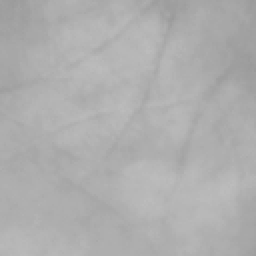
#> input picture Palmprint/training/004-1.bmp, 128 x 128 px (shown 2 times larger)
$ python -i texture.py   (imports and definitions only)
#> lines starting #> are read from the running program, lines starting #| are printed output that depends on the picture; after the words box and inside, x2 and y2 are one past the last pixel; in counts of white or black regions, pixels touching at a corner belong together

import matplotlib.pyplot as plt
from matplotlib.pyplot import imread
from skimage import morphology
import numpy as np
import glob
import os
import cv2


class Palm_Graph():
    def __init__(self, train, test):
        assert (np.array(train).shape == np.array(test).shape)
        self.train = train
        self.test = test
        self.rows, self.cols = train[0].shape


def Low_pass_Gausian_process(img, D0):
    rows, cols = img.shape
    mask = np.zeros((rows, cols))
    Locx = np.array(list(range(cols)) * rows).reshape([rows, cols])
    Locy = np.transpose((np.array(list(range(rows)) * cols).reshape([cols, rows])))
    D = np.sqrt((Locx - cols / 2) ** 2 + (Locy - rows / 2) ** 2)
    mask = np.exp(-D ** 2 / D0 ** 2 / 2)

    f1 = np.fft.fft2(img)
    f1shift = np.fft.fftshift(f1)
    f1shift = f1shift * mask
    f2shift = np.fft.ifftshift(f1shift)
    img_new = np.fft.ifft2(f2shift)
    img_new = np.abs(img_new)

    return img_new


class gabor():
    def __init__(self, R, C, n_orientation, scale):
        self.R = R
        self.C = C
        self.n_orientarion = n_orientation
        self.scale = scale
        self.orientation = np.array([u * np.pi / n_orientation for u in range(1, n_orientation + 1)])
        self.gabor_filters_sets = [gabor_wavelet(R, C, u, scale, n_orientation) for u in range(1, n_orientation + 1)]

    def filtering(self, img):

        graphs = np.array([cv2.filter2D(img, -1, np.real(gw)) for gw in self.gabor_filters_sets])
        return graphs

    def plot_filters(self, n_scale):
        gabor_filters = []
        fig = plt.figure()
        for v in range(1, n_scale + 1):
            for u in range(1, self.n_orientarion + 1):
                gw = gabor_wavelet(self.R, self.C, u, v, self.n_orientarion)
                fig.add_subplot(n_scale, self.n_orientarion, self.n_orientarion * (v - 1) + u)
                plt.imshow(np.real(gw), cmap='gray')
        plt.show()


def gabor_wavelet(rows, cols, orientation, scale, n_orientation):
    kmax = np.pi / 2
    f = np.sqrt(2)
    delt2 = (2 * np.pi) ** 2
    k = (kmax / (f ** scale)) * np.exp(1j * orientation * np.pi / n_orientation / 2)
    kn2 = np.abs(k) ** 2
    gw = np.zeros((rows, cols), np.complex128)

    for m in range(int(-rows / 2) + 1, int(rows / 2) + 1):
        for n in range(int(-cols / 2) + 1, int(cols / 2) + 1):
            t1 = np.exp(-0.5 * kn2 * (m ** 2 + n ** 2) / delt2)
            t2 = np.exp(1j * (np.real(k) * m + np.imag(k) * n))
            t3 = np.exp(-0.5 * delt2)
            gw[int(m + rows / 2 - 1), int(n + cols / 2 - 1)] = (kn2 / delt2) * t1 * (t2 - t3)

    return gw


def get_data(number):
    number = str(number)
    train_files = sorted(glob.glob(os.path.join(train_data_path, number.zfill(3) + '*.bmp')))
    test_files = sorted(glob.glob(os.path.join(test_data_path, number.zfill(3) + '*.bmp')))
    train_data = [imread(graph) for graph in train_files]
    test_data = [imread(graph) for graph in test_files]
    palm = Palm_Graph(train_data, test_data)
    return palm


def LOG_preprocess(img, R0=40, ksize=5):
    AfterGaussian = np.uint8(Low_pass_Gausian_process(img, R0))
    processed = cv2.Laplacian(AfterGaussian, -1, ksize=ksize)
    img = cv2.equalizeHist(img)
    return processed
def process(img):
    img = LOG_preprocess(img)

    After_gabor = []

    for i, gw in enumerate(gabor_filters):
        element = cv2.filter2D(img, -1, np.real(gw))
        After_gabor.append(element)

    Two_value = []
    #     fig = plt.figure(dpi=150)
    for i, line in enumerate(After_gabor):
        _, TW = cv2.threshold(line, 0, 255, cv2.THRESH_BINARY | cv2.THRESH_OTSU)

        kernel = np.ones((2, 2), np.uint8)
        TW = cv2.erode(TW, kernel)

        Two_value.append(TW)
    con = []
    for i in Two_value:
        conective = morphology.remove_small_objects(i > 0, min_size=40, connectivity=1)
        con.append(conective)

    line = (np.sum(con, axis=0) / len(con))

    return line

train_data_path='./Palmprint/training'
test_data_path='./Palmprint/testing'
n_orientation=6
scale=2
GA = gabor(10,10,n_orientation,scale)
gabor_filters = GA.gabor_filters_sets
# [1 line not run here, left out]

# [1 line that did not run here, left out]
# [1 line that did not run here, left out]
# [1 line that did not run here, left out]
# [1 line that did not run here, left out]
# [1 line that did not run here, left out]
# [1 line that did not run here, left out]

# [7 lines not run here, left out]

# [1 line that did not run here, left out]
fig = plt.figure(dpi=70)
# [3 lines not run here, left out]
# %%

>>> import cv2
>>> picture = cv2.imread('Palmprint/training/004-1.bmp', cv2.IMREAD_GRAYSCALE)
#> picture is the input picture: shape (128, 128); min 154, max 188, mean 174.2
>>> result = process(picture)
#> in LOG_preprocess, `processed = cv2.Laplacian(AfterGaussian, -1, ksize=ksize)`:
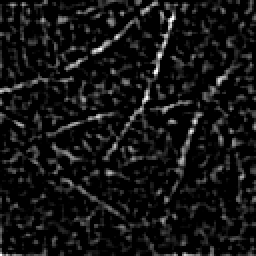
#> processed: shape (128, 128) (shown 2 times larger); min 0, max 255, mean 19.8
#> in LOG_preprocess, `img = cv2.equalizeHist(img)`:
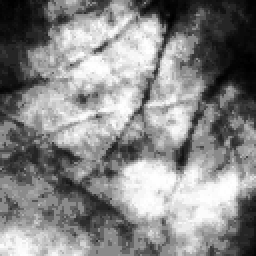
#> img: shape (128, 128) (shown 2 times larger); min 0, max 255, mean 134.7
#> the loop in process, `for i, gw in enumerate(gabor_filters):` made 6 passes
#> pass 1, in process, `element = cv2.filter2D(img, -1, np.real(gw))`:
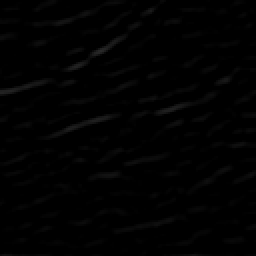
#> element: shape (128, 128) (shown 2 times larger); min 0, max 41, mean 1.7
#> after the loop in process, `for i, gw in enumerate(gabor_filters):`: After_gabor = 6 items
#> the loop in process, `for i, line in enumerate(After_gabor):` made 6 passes
#> pass 1, in process, `_, TW = cv2.threshold(line, 0, 255, cv2.THRESH_BINARY | cv2.THRESH_OTSU)`:
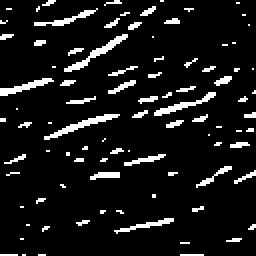
#> TW: shape (128, 128) (shown 2 times larger); 8.7% white in thin lines or dots
#> pass 2, in process, `TW = cv2.erode(TW, kernel)`:
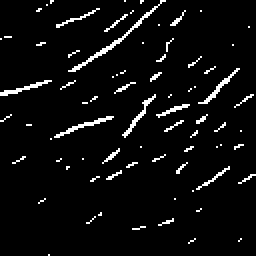
#> TW: shape (128, 128) (shown 2 times larger); 4.8% white in thin lines or dots
#> the loop in process, `for i in Two_value:` made 6 passes
#> pass 3, in process, `conective = morphology.remove_small_objects(i > 0, min_size=40, connec..`:
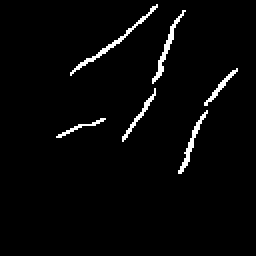
#> conective: shape (128, 128) bool (shown 2 times larger); 2.7% white in thin lines or dots, all inside (x1, y1, x2, y2) = (28, 2, 119, 87)
#> in process, `line = (np.sum(con, axis=0) / len(con))`:
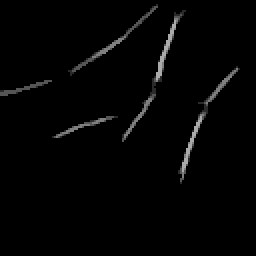
#> line: shape (128, 128) float64 (shown 2 times larger); min 0, max 0.667, mean 0.015

$ run again, on Palmprint/training/021-2.bmp
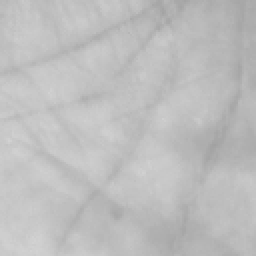
#> input picture Palmprint/training/021-2.bmp, 128 x 128 px (shown 2 times larger)
#> picture is the input picture: shape (128, 128); min 161, max 210, mean 189.8
#> after the loop in process, `for i, gw in enumerate(gabor_filters):`: After_gabor = 6 items
#> the loop in process, `for i, line in enumerate(After_gabor):` made 6 passes
#> pass 1, in process, `_, TW = cv2.threshold(line, 0, 255, cv2.THRESH_BINARY | cv2.THRESH_OTSU)`:
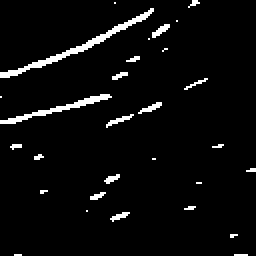
#> TW: shape (128, 128) (shown 2 times larger); 4.2% white in thin lines or dots
#> the loop in process, `for i in Two_value:` made 6 passes
#> in process, `line = (np.sum(con, axis=0) / len(con))`:
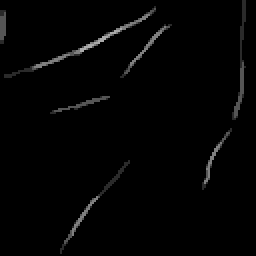
#> line: shape (128, 128) float64 (shown 2 times larger); min 0, max 0.667, mean 0.0137

$ run again, on Palmprint/training/064-2.bmp
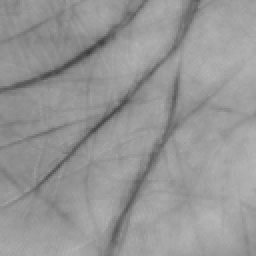
#> input picture Palmprint/training/064-2.bmp, 128 x 128 px (shown 2 times larger)
#> picture is the input picture: shape (128, 128); min 60, max 182, mean 149.8
#> after the loop in process, `for i, gw in enumerate(gabor_filters):`: After_gabor = 6 items
#> the loop in process, `for i, line in enumerate(After_gabor):` made 6 passes
#> pass 1, in process, `_, TW = cv2.threshold(line, 0, 255, cv2.THRESH_BINARY | cv2.THRESH_OTSU)`:
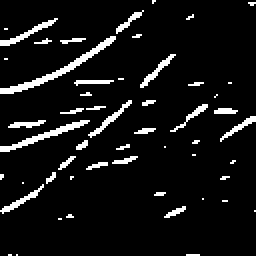
#> TW: shape (128, 128) (shown 2 times larger); 7.5% white in thin lines or dots
#> the loop in process, `for i in Two_value:` made 6 passes
#> in process, `line = (np.sum(con, axis=0) / len(con))`:
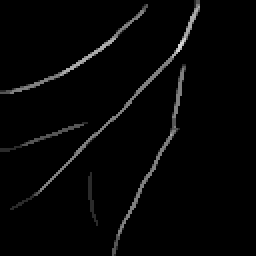
#> line: shape (128, 128) float64 (shown 2 times larger); min 0, max 0.833, mean 0.0215

$ run again, on Palmprint/training/086-2.bmp
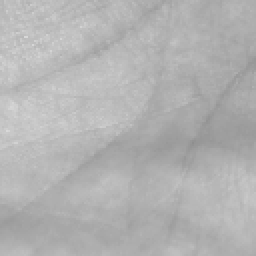
#> input picture Palmprint/training/086-2.bmp, 128 x 128 px (shown 2 times larger)
#> picture is the input picture: shape (128, 128); min 142, max 217, mean 178.4
#> after the loop in process, `for i, gw in enumerate(gabor_filters):`: After_gabor = 6 items
#> the loop in process, `for i, line in enumerate(After_gabor):` made 6 passes
#> the loop in process, `for i in Two_value:` made 6 passes
#> in process, `line = (np.sum(con, axis=0) / len(con))`:
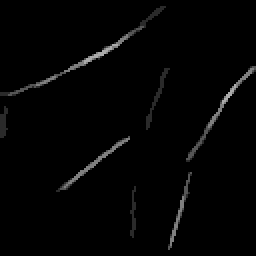
#> line: shape (128, 128) float64 (shown 2 times larger); min 0, max 0.667, mean 0.0147
